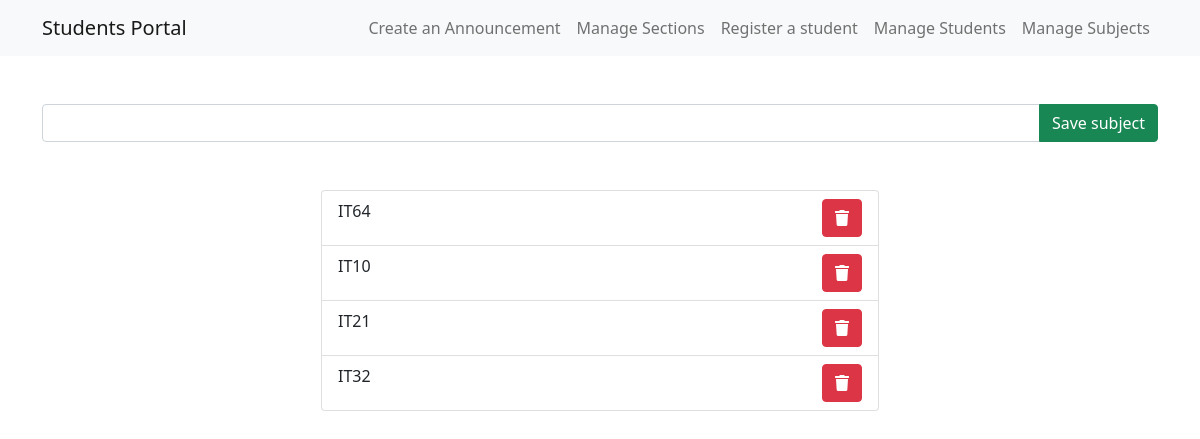
Page /admin-views/manage-subjects.php on the committed database.
### tables this page shows
CREATE TABLE `subjects` (
  `id` int(11) NOT NULL,
  `name` varchar(255) NOT NULL
);

### functions/admin-logic.php (called while the page is built, shortened)
<?php
function show($table_name){
    $conn = connect();
    $sql = "SELECT  * FROM $table_name ORDER BY id DESC";
    $result = $conn->query($sql);
    if($result->num_rows > 0){
       $rows = array();
       while($row  = $result->fetch_assoc()){
           $rows[] = $row;
       }
       return $rows;
    }else{
        return FALSE;
    }
}
?>

### admin-views/manage-subjects.php (the view, shortened to what this page needs)
<?php
include '../functions//admin-logic.php';
include 'navbar-admin.php';
?>
<main class="my-5">
    <div class="container">
        <form action="" method="post">
            <div class="input-group">
                <input type="text" name="sub" id="" class="form-control" autofocus>
                <button type="submit" name="add_subject" class="btn btn-success">Save subject</button>
            </div>
        </form>
        <?php if (!empty(show('subjects'))) : ?>
            <ul class="list-group mt-5 w-50 mx-auto">
                <?php foreach (show('subjects') as $row) : ?>
                    <li class="list-group-item"><?php echo $row['name'] ?>
                        <a href="delete.php?sub_id=<?php echo $row['id'] ?>" class="btn btn-danger float-end"> <i class="fas fa-trash"></i> </a>
                    </li>
                <?php endforeach; ?>
            </ul>
        <?php endif; ?>
    </div>
</main>

### rows in the picture
subjects: name "IT64"
subjects: name "IT10"
subjects: name "IT21"
subjects: name "IT32"
